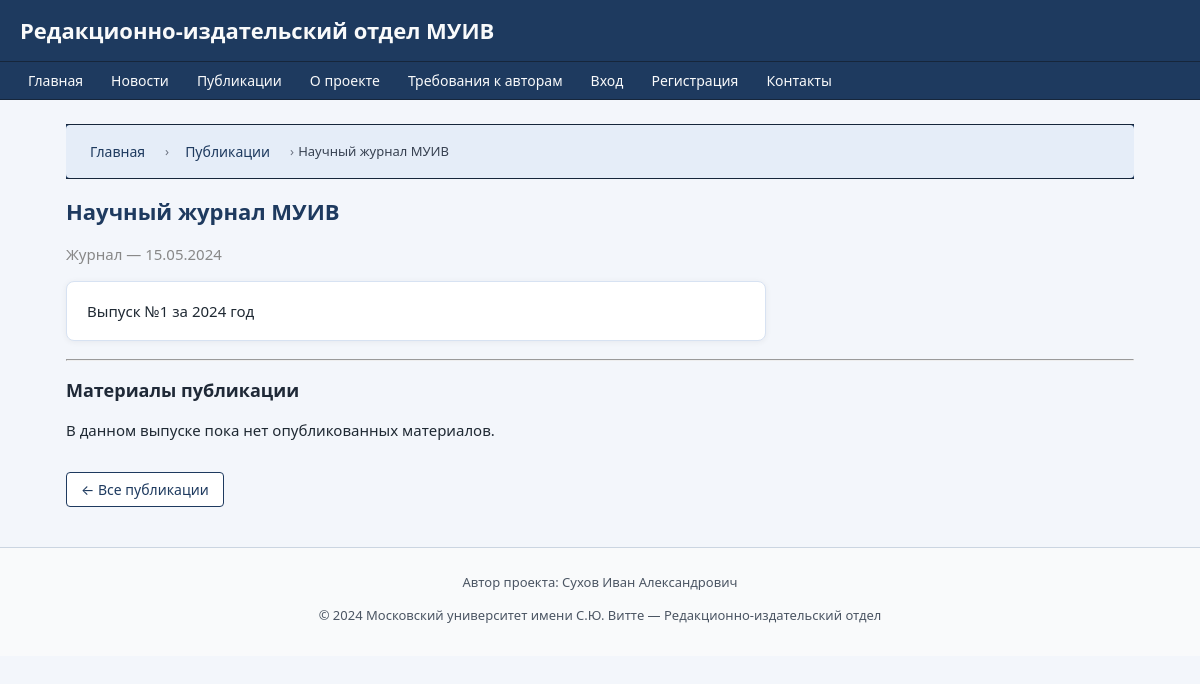
The app's page /publications/1, older data.
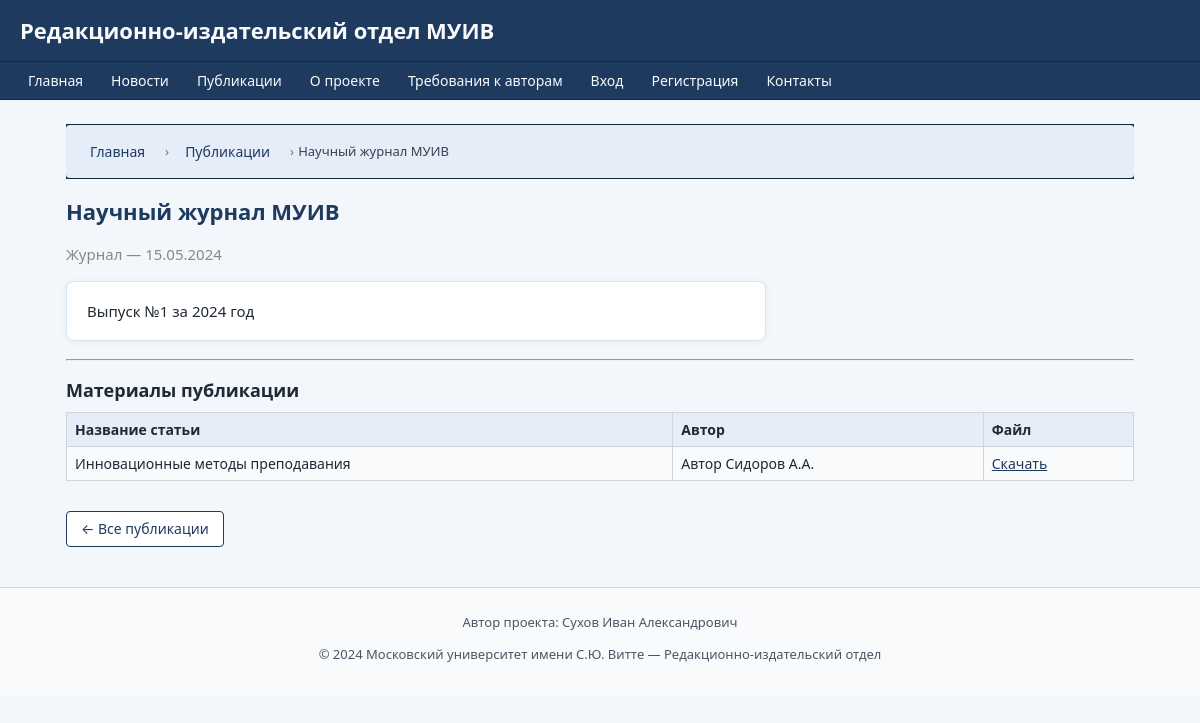
The same page, newer data.
### models.py (models this page shows)
class Publication(db.Model):
    __tablename__ = 'publications'
    id = db.Column(db.Integer, primary_key=True)
    type = db.Column(db.String(64), nullable=False)  # journal, book, proceedings и т.п.
    title = db.Column(db.String(256), nullable=False)
    pub_date = db.Column(db.Date)
    description = db.Column(db.Text)
    manuscripts = db.relationship('Manuscript', backref='publication', lazy=True)

class Manuscript(db.Model):
    __tablename__ = 'manuscripts'
    id = db.Column(db.Integer, primary_key=True)
    title = db.Column(db.String(256), nullable=False)
    description = db.Column(db.Text)
    file_path = db.Column(db.String(256), nullable=False)
    status = db.Column(db.String(32), nullable=False, default='submitted')
    created_at = db.Column(db.DateTime, default=datetime.utcnow)
    updated_at = db.Column(db.DateTime, default=datetime.utcnow, onupdate=datetime.utcnow)
    author_id = db.Column(db.Integer, db.ForeignKey('users.id'), nullable=False)
    publication_id = db.Column(db.Integer, db.ForeignKey('publications.id'), nullable=True)
    reviews = db.relationship('Review', backref='manuscript', lazy=True)
    history = db.relationship('ManuscriptHistory',
                              backref='manuscript',
                              lazy=True,
                              order_by='ManuscriptHistory.created_at')

class User(db.Model):
    __tablename__ = 'users'
    id = db.Column(db.Integer, primary_key=True)
    full_name = db.Column(db.String(128), nullable=False)
    email = db.Column(db.String(128), unique=True, nullable=False)
    password_hash = db.Column(db.String(128), nullable=False)
    role = db.Column(db.String(32), nullable=False)  # author, staff, reviewer, admin
    registered_at = db.Column(db.DateTime, default=datetime.utcnow)
    is_blocked = db.Column(db.Boolean, default=False)
    manuscripts = db.relationship('Manuscript', backref='author', lazy=True)
    reviews_made = db.relationship('Review', foreign_keys='Review.reviewer_id',
                                   backref='reviewer_user', lazy=True)
    messages_sent = db.relationship('Message', backref='sender', lazy=True)
    history_entries = db.relationship('ManuscriptHistory',
                                      backref='actor',
                                      lazy=True,
                                      foreign_keys='ManuscriptHistory.actor_id')

### routes.py (the view)
@routes.route('/publications/<int:pub_id>')
def publication_detail(pub_id):
    pub = Publication.query.get_or_404(pub_id)
    manuscripts = Manuscript.query.filter_by(publication_id=pub.id, status="published").all()
    return render_template(
        'publications/publication_detail.html',
        publication=pub,
        manuscripts=manuscripts,
        user=current_user(),
        breadcrumbs=[
            ("Главная", url_for('routes.index')),
            ("Публикации", url_for('routes.publications')),
            (pub.title or "Публикация", None)
        ]
    )

### routes.py (called while the page is built)
def current_user():
    uid = session.get('user_id')
    if uid:
        return User.query.get(uid)
    return None

### templates/publications/publication_detail.html (shortened to what this page needs)
{% extends "base.html" %}
{% block content %}
<h2>{{ publication.title }}</h2>
<p style="color: #888;">
    {% if publication.type == 'journal' %}
        Журнал
    {% elif publication.type == 'book' %}
        Книга/Сборник
    {% else %}
        Издание
    {% endif %}
    {% if publication.pub_date %}
        — {{ publication.pub_date.strftime('%d.%m.%Y') }}
    {% endif %}
</p>
{% if publication.description %}
    <div class="card" style="max-width: 700px;">
        {{ publication.description }}
    </div>
{% endif %}
<hr>
<h3>Материалы публикации</h3>
{% if manuscripts %}
    <table class="table-striped">
        <tr>
            <th>Название статьи</th>
            <th>Автор</th>
            <th>Файл</th>
        </tr>
        {% for m in manuscripts %}
        <tr>
            <td>{{ m.title }}</td>
            <td>{{ m.author.full_name }}</td>
            <td>
                <a href="{{ url_for('routes.media', filename=m.file_path[6:] if m.file_path.startswith('media/') else m.file_path) }}" target="_blank">Скачать</a>
            </td>
        </tr>
        {% endfor %}
    </table>
{% else %}
    <p>В данном выпуске пока нет опубликованных материалов.</p>
{% endif %}
<p style="margin-top:30px;">
    <a href="{{ url_for('routes.publications') }}" class="btn btn-outline">&larr; Все публикации</a>
</p>
{% endblock %}

### templates/base.html (shortened to what this page needs)
<!DOCTYPE html>
<html lang="ru">
<head>
    <link rel="stylesheet" href="{{ url_for('static', filename='css/main.css') }}">
    <link rel="stylesheet" href="{{ url_for('static', filename='css/custom.css') }}">
</head>
<body>
    <header>
        <h1>Редакционно-издательский отдел МУИВ</h1>
    </header>
    <nav>
        <ul>
            <li><a href="{{ url_for('routes.index') }}">Главная</a></li>
            <li><a href="{{ url_for('routes.news') }}">Новости</a></li>
            <li><a href="{{ url_for('routes.publications') }}">Публикации</a></li>
            <li><a href="{{ url_for('routes.about') }}">О проекте</a></li>
            <li><a href="{{ url_for('routes.author_rules') }}">Требования к авторам</a></li>
            {% if user %}
                {% if user.role == 'author' %}
                    <li><a href="{{ url_for('routes.submit_manuscript') }}">Подать рукопись</a></li>
                    <li><a href="{{ url_for('routes.manuscript_status') }}">Мои рукописи</a></li>
                {% elif user.role == 'staff' %}
                    <li><a href="{{ url_for('routes.manuscript_list') }}">Все рукописи</a></li>
                {% elif user.role == 'reviewer' %}
                    <li><a href="{{ url_for('routes.manuscript_list') }}">Рецензирование</a></li>
                {% elif user.role == 'admin' %}
                    <li><a href="{{ url_for('routes.admin_dashboard') }}">Админка</a></li>
                {% endif %}
                <li><a href="{{ url_for('routes.lk') }}">Личный кабинет</a></li>
                <li><a href="{{ url_for('routes.logout') }}">Выход</a></li>
            {% else %}
                <li><a href="{{ url_for('routes.login') }}">Вход</a></li>
                <li><a href="{{ url_for('routes.register') }}">Регистрация</a></li>
            {% endif %}
            <li><a href="{{ url_for('routes.contact') }}">Контакты</a></li>
        </ul>
    </nav>
    <div class="container">
        {% if breadcrumbs %}
            <nav class="breadcrumbs">
                <ul>
                    {% for title, url in breadcrumbs %}
                        <li>
                            {% if url %}
                                <a href="{{ url }}">{{ title }}</a>
                            {% else %}
                                <span>{{ title }}</span>
                            {% endif %}
                        </li>
                    {% endfor %}
                </ul>
            </nav>
        {% endif %}
        {% block content %}{% endblock %}
    </div>
    <footer style="text-align: center;">
        <p>Автор проекта: Сухов Иван Александрович</p>
        <p>&copy; 2024 Московский университет имени С.Ю. Витте — Редакционно-издательский отдел</p>
    </footer>
</body>
</html>

Row changes from the older to the newer data that the page shows:
now on this page (row edited): Manuscript: title "Инновационные методы преподавания", author.full_name "Автор Сидоров А.А."
Text that changed along with them:
text no longer shown: "В данном выпуске пока нет опубликованных материалов."
text now shown: "Название статьи Автор Файл"
